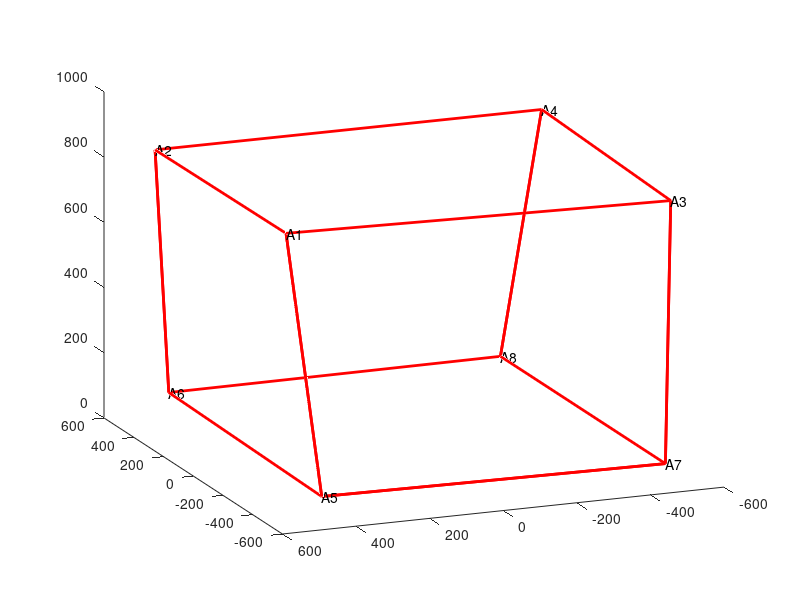

This figure's MATLAB source: (Note: this script raises an error after producing the figure.)
%MITE paper 自适应


close all
clc
clf


P1=[-437.082 524.3283 864.7443]';
P2=[439.7277 525.9461 860.8701]';
P3=[-435.143 -521.906 839.1691]';
P4=[437.8987 -523.83 859.4645]';
P5=[-535.048 466.8895 79.72492]';
P6=[531.9962 451.4305 80.32775]';
P7=[-543.043 -463.811 71.49693]';
P8=[529.0567 -448.63 84.36402]';
PT=[P1'; P2'; P3'; P4'; P5'; P6'; P7'; P8'];
e1=[-130/2,130/2,-130/2]';
e2=[130/2,130/2,-130/2]';
e3=[-130/2,-130/2,-130/2]';
e4=[130/2,-130/2,-130/2]';
e5=[-130/2,130/2,130/2]';
e6=[130/2,130/2,130/2]';
e7=[-130/2,-130/2,130/2]';
e8=[130/2,-130/2,130/2]';
ET=[e1'; e2' ;e3' ;e4' ;e5' ;e6' ;e7' ;e8'];
x1= -pi/180*0;
x2=-pi/180*0;
x3=pi/180*0;
P=[P1 P2 P3 P4 P5 P6 P7 P8];
e=[e1 e2 e3 e4 e5 e6 e7 e8];

RA=[cos(x3)*cos(x2),-sin(x3)*cos(x1)+cos(x3)*sin(x2)*sin(x1),sin(x3)*sin(x1)+cos(x3)*sin(x2)*cos(x1);
    cos(x2)*sin(x3),cos(x1)*cos(x3)+sin(x1)*sin(x2)*sin(x3),-cos(x3)*sin(x1)+cos(x1)*sin(x2)*sin(x3);-sin(x2),cos(x2)*sin(x1),cos(x1)*cos(x2)];


figure(1003)
clf
h = gca;
axis([-600 600 -600 600 0 1000])
set(gca,'nextplot','replacechildren','box','off','color','w','xgrid','off')
hold on;
kx=[P7(1) P8(1) P4(1) P3(1) P7(1) P3(1) P1(1) P5(1) P7(1) P5(1) P1(1) P2(1) P6(1) P8(1) P4(1) P2(1) P6(1) P6(1) P5(1)];
ky=[P7(2) P8(2) P4(2) P3(2) P7(2) P3(2) P1(2) P5(2) P7(2) P5(2) P1(2) P2(2) P6(2) P8(2) P4(2) P2(2) P6(2) P6(2) P5(2)];
kz=[P7(3) P8(3) P4(3) P3(3) P7(3) P3(3) P1(3) P5(3) P7(3) P5(3) P1(3) P2(3) P6(3) P8(3) P4(3) P2(3) P6(3) P6(3) P5(3)];
plot3(kx,ky,kz,'r','linewidth',2);

text(P1(1),P1(2),P1(3),'A1','FontSize',10)
text(P2(1),P2(2),P2(3),'A2','FontSize',10)
text(P3(1),P3(2),P3(3),'A3','FontSize',10)
text(P4(1),P4(2),P4(3),'A4','FontSize',10)
text(P5(1),P5(2),P5(3),'A5','FontSize',10)
text(P6(1),P6(2),P6(3),'A6','FontSize',10)
text(P7(1),P7(2),P7(3),'A7','FontSize',10)
text(P8(1),P8(2),P8(3),'A8','FontSize',10)
%view(-28,20)
view(-112,21)
%set(gcf,'Position',[20 20 1200 1200])
hold on
%%%%%%%%%%%
%  L1=220;L2=80; % 2个障碍物
%  W1=125;W2=80;
%  H1=350;H2=450;
%  obs_pos1=[200 -150 H1/2];obs_pos2=[-150 0 H2/2];
%  obs_list=[L1 W1 H1 obs_pos1;L2 W2 H2 obs_pos2];
%%%%%%%%%%%%%%%%%%%%%
%  L2=80; % 1个障碍物
%  W2=80;
%  H2=450;
%  obs_pos2=[-150 0 H2/2];
%  obs_list=[L2 W2 H2 obs_pos2];
%%%%%%%%%%%%%%%%%%%%%%%%%%%%%%%%%%%%
 L1=220;L2=80; L3=220;% 3个障碍物
 W1=125;W2=80; W3=125;
 H1=350;H2=450;H3=420;
 obs_pos1=[200 -150 H1/2];obs_pos2=[-150 0 H2/2];obs_pos3=[-200 200 H3/2];
 obs_list=[L1 W1 H1 obs_pos1;L2 W2 H2 obs_pos2;L3 W3 H3 obs_pos3];
%%%%%%%%%%%%%%%%%%%%%%%%%%%%%%%%

start_pos=[180 180 300];
[cab1, cab2, cab3, cab4, cab5, cab6, cab7, cab8, cube] = eplot(start_pos);
goal_pos=[-180 -180 380];
E=130;
step_size=40;
dg=50;
ball_radius=80;
count=1;
bg=10;
%%%%%
o_efr=0;
maxCostNode_pos=start_pos;
mostFaiure_pos=start_pos;
%%%%%
[collision,BestDis]=checkDis(start_pos,start_pos,obs_list);
if collision
    %error('起始点不可行')
else
    Tree.nodes(1).pos=start_pos;% 初始位置
    Tree.nodes(1).indPrev=0; %父节点索引
    Tree.nodes(1).dis_cost=0;
    Tree.nodes(1).real_cost=getConHullCost(start_pos');
    Tree.nodes(1).BestDis=BestDis;
    Tree.nodes(1).faiureNum=0;
    Tree.nodes(1).extendNum=0.0001;
    Tree.nodes(1).o_efr=Tree.nodes(1).faiureNum/Tree.nodes(1).extendNum;
end
%%%%%%%%%%%%%%%%
u_z=[0 0 1];
u_new_z=(goal_pos-start_pos)/norm(goal_pos-start_pos);
sita=acos(dot(u_z,u_new_z));
n_v=cross(u_z,u_new_z);
n_v_invert=[0 -n_v(3) n_v(2);n_v(3) 0 -n_v(1); -n_v(2) n_v(1) 0];
I=eye(3);
R1=I+sin(sita)*n_v_invert+(1-cos(sita))*n_v_invert*n_v_invert;



for i=1:3
    
    h(i)=drawCuboid([obs_list(i,4:6) obs_list(i,1:3)]);
    set(h(i), 'linestyle', ':');
    set(h(i), 'facecolor', 'y');
    set(h(i), 'FaceAlpha', 0.7);
    
    
end
plot3(start_pos(1),start_pos(2),start_pos(3),'.','markersize',24,'color',[1 0 1]) % start marker
hold on
plot3(goal_pos(1),goal_pos(2),goal_pos(3),'.g','markersize',24,'color',[0 0.8 0]) % goal marker
hold on

curr_pos=start_pos;
flag=1;
p_all_idx=1;
idx=1;
while norm(curr_pos-goal_pos)>dg
    node_pos=cat(1,Tree.nodes.pos);
    [~,maxCost_idx]=max(cat(1,Tree.nodes.dis_cost));
    [~,mostFaiure_idx]=max(cat(1,Tree.nodes.faiureNum));
    if Tree.nodes(p_all_idx).faiureNum>0 || Tree.nodes(idx).faiureNum>0
        flag=0;
    else
        flag=1;
    end
    %rnd=getRandomPoint(goal_pos, 90,[0.5 0.3 0.2]);
    rnd=AdaptiveSample1(0.5,goal_pos,node_pos,Tree.nodes(maxCost_idx).pos,Tree.nodes(mostFaiure_idx).pos,pi/3,flag,R1);
    %rnd_handle = plot3(rnd(1), rnd(2),rnd(3), 'ko', 'MarkerSize', 4, 'MarkerFaceColor','r');
    %rnd=AdaptiveSample(o_efr,start_pos,goal_pos,Tree.nodes(maxCost_idx).pos,Tree.nodes(mostFaiure_idx).pos,node_pos,R1);
    dist_points = pdist2(node_pos,rnd,'squaredeuclidean');
    [sqDist,idx] = min(dist_points); %临时父节点的位置索引和距离
    %   Bring the node at a distance of epsilon near to the closest node
    nearest_point = node_pos(idx,:); % 最近点坐标
    n_dist = realsqrt(sqDist); %最近点距离
    new_point_u=(rnd - nearest_point)/n_dist; % 生长方向， 指向随机点
    new_point = Tree.nodes(idx).pos + step_size*new_point_u;
    [collision,BestDis]=checkDis(Tree.nodes(idx).pos ,new_point,obs_list);
    %Tree.nodes(idx).faiureNum=0;
    Tree.nodes(idx).extendNum=Tree.nodes(idx).extendNum+1; %拓展次数+1
    if collision || ~isInWorkspace(new_point,250,150,650) || BestDis< bg
        Tree.nodes(idx).faiureNum=Tree.nodes(idx).faiureNum+1;
        continue
    end
    
    all_edge_wt = pdist2(node_pos,new_point,'squaredeuclidean'); % 新节点到所有点的距离,这一步给新节点选一个父节点
    n_node_idx = all_edge_wt < ball_radius & all_edge_wt > 0 ; % 新节点邻居点索引
    n_nodes = find(n_node_idx); %邻居点的索引
    
    n_edge_wt = realsqrt(all_edge_wt(n_node_idx)); % 邻居点到距离
    n_total_cost = n_edge_wt+cat(1,Tree.nodes(n_node_idx).real_cost); %邻居点的全部代价
    [p_cost,p_idx] = min(n_total_cost); % 选取最小的代价 为父节点
    p_all_idx=n_nodes(p_idx); %父节点在树上的索引
    if isempty(n_nodes)
        p_all_idx=idx;
    end
    
    p_new_point_u=(new_point-Tree.nodes(p_all_idx).pos)/norm(new_point-Tree.nodes(p_all_idx).pos); %重新选择父节点之后的方向
    [collision,BestDis]=checkDis(Tree.nodes(p_all_idx).pos ,new_point,obs_list); %重新检查
    Tree.nodes(p_all_idx).extendNum=Tree.nodes(p_all_idx).extendNum+1;%拓展次数+1
    if collision || ~isInWorkspace(new_point,250,150,650) || BestDis< bg
        Tree.nodes(p_all_idx).faiureNum=Tree.nodes(p_all_idx).faiureNum+1;
        continue
    end
    
    count=count+1;
    
    Tree.nodes(count).pos=new_point;% 初始位置
    Tree.nodes(count).indPrev=p_all_idx; %父节点索引
    Tree.nodes(count).dis_cost=Tree.nodes(p_all_idx).dis_cost+step_size;
    Tree.nodes(count).real_cost=getConHullCost(new_point');
    Tree.nodes(count).BestDis=BestDis;
    Tree.nodes(count).faiureNum=0;
    Tree.nodes(count).extendNum=0.0001;
    Tree.nodes(count).o_efr=Tree.nodes(count).faiureNum/Tree.nodes(count).extendNum;
    
    
    l_handle = plot3([Tree.nodes(p_all_idx).pos(1), new_point(1)], [Tree.nodes(p_all_idx).pos(2), new_point(2)], [Tree.nodes(p_all_idx).pos(3), new_point(3)],'b', 'Linewidth', 2);
    p_handle = plot3(new_point(1), new_point(2),new_point(3), 'ko', 'MarkerSize', 4, 'MarkerFaceColor','k');
    %rnd_handle = plot3(rnd(1), rnd(2),rnd(3), 'ko', 'MarkerSize', 4, 'MarkerFaceColor','r');
    hold on
    curr_pos=new_point;
    
    pause(0.1)
    drawnow
    
end
phIndforward=backPathIdx(count,Tree);
phInd=pathSmooth(phIndforward,Tree,obs_list);
zlabel('{\it{z}}-axis[mm]')
ylabel('{\it{y}}-axis[mm]')
xlabel('{\it{x}}-axis[mm]')
set(gca,'YTick',-600:200:600)
set(gca,'XTick',-600:200:600)
set(gca,'FontSize',12);
set(gca,'Fontname','times new Roman')

 for i=1:length(phIndforward)-1
 plot3([Tree.nodes(phIndforward(i)).pos(1)  Tree.nodes(phIndforward(i+1)).pos(1)], [Tree.nodes(phIndforward(i)).pos(2)  Tree.nodes(phIndforward(i+1)).pos(2)],  [Tree.nodes(phIndforward(i)).pos(3)  Tree.nodes(phIndforward(i+1)).pos(3)],'g', 'Linewidth', 4);
 end
 
 for i=1:length(phInd)-1
 plot3([Tree.nodes(phInd(i)).pos(1)  Tree.nodes(phInd(i+1)).pos(1)], [Tree.nodes(phInd(i)).pos(2)  Tree.nodes(phInd(i+1)).pos(2)],  [Tree.nodes(phInd(i)).pos(3)  Tree.nodes(phInd(i+1)).pos(3)],'r', 'Linewidth', 4);
 end


function rand_pos=AdaptiveSample(o_efr,start_pos,goal_pos,maxCostNode_pos,mostFaiure_pos,TreeAllPos,R1) %
r1=rand(1);
if r1>o_efr
    s=(start_pos-goal_pos)/norm(start_pos-goal_pos);
    a=(maxCostNode_pos-goal_pos)/norm(maxCostNode_pos-goal_pos);
    sita=acos(dot(s,a));
    R=norm(maxCostNode_pos-goal_pos);
    
    R=R*power(rand(1),1/3);
    sita1=-sita+2*sita*rand(1);
    sita2=rand(1)*2*pi;
    
    z=R*cos(sita1);
    x=R*sin(sita1)*cos(sita2);
    y=R*sin(sita1)*sin(sita2);
    
    rand_pos=(R1*[x y z]')'+goal_pos;
else
    center_pos=mean(TreeAllPos);
    R=norm(center_pos-mostFaiure_pos)*power(rand(1),1/3);
    
    sita1=pi*rand(1);
    sita2=2*pi*rand(1);
    
    z=R*cos(sita1);
    x=R*sin(sita1)*cos(sita2);
    y=R*sin(sita1)*sin(sita2);
    
    rand_pos=[x y z];
end
end



function rand_pos=AdaptiveSample1(o_efr,goal_pos,TreeAllPos,maxCostNode_pos,mostFaiure_pos,sita,flag,R1) %
r1=rand(1);
if flag
    rand_pos=goal_pos;
else
    
    if r1>o_efr
        R=norm(maxCostNode_pos-goal_pos);
        R=R*power(rand(1),1/3);
        sita1=-sita+2*sita*rand(1);
        sita2=rand(1)*2*pi;
        
        z=R*cos(sita1);
        x=R*sin(sita1)*cos(sita2);
        y=R*sin(sita1)*sin(sita2);
        
        rand_pos=(R1*[x y z]')'+goal_pos;
    else
        center_pos=mean(TreeAllPos);
        %R=norm(center_pos-mostFaiure_pos)*power(rand(1),1/3);
        R=400*power(rand(1),1/3);
        sita1=acos(rand(1)*2-1);
        sita2=2*pi*rand(1);
        
        z=R*cos(sita1);
        x=R*sin(sita1)*cos(sita2);
        y=R*sin(sita1)*sin(sita2);
        
        rand_pos=[x y z]+center_pos;
    end
end
end




function real_cost=getConHullCost(G)
% G 列向量
max_cond=0.0079; min_cond=0.0016;

max_av=2.9587e+07;
min_av=2.6388e+07;
P1=[-437.082 524.3283 864.7443]';
P2=[439.7277 525.9461 860.8701]';       %%
P3=[-435.143 -521.906 839.1691]';        %%
P4=[437.8987 -523.83 859.4645]';         %%
P5=[-535.048 466.8895 79.72492]';        %%
P6=[531.9962 451.4305 80.32775]';         %%
P7=[-543.043 -463.811 71.49693]';         %%
P8=[529.0567 -448.63 84.36402]';

e1=[-130/2,130/2,-130/2]';
e2=[130/2,130/2,-130/2]';
e3=[-130/2,-130/2,-130/2]';
e4=[130/2,-130/2,-130/2]';
e5=[-130/2,130/2,130/2]';
e6=[130/2,130/2,130/2]';
e7=[-130/2,-130/2,130/2]';
e8=[130/2,-130/2,130/2]';

AA=ff2n(8)';
%C1=[];
%C2=[];%Normalized

%G=[x y z]';


W=[0 0 0 0 0 -1*9.8]';

x1=0;
x2=0;
x3=0;

RA=[cos(x3)*cos(x2),-sin(x3)*cos(x1)+cos(x3)*sin(x2)*sin(x1),sin(x3)*sin(x1)+cos(x3)*sin(x2)*cos(x1);
    cos(x2)*sin(x3),cos(x1)*cos(x3)+sin(x1)*sin(x2)*sin(x3),-cos(x3)*sin(x1)+cos(x1)*sin(x2)*sin(x3);-sin(x2),cos(x2)*sin(x1),cos(x1)*cos(x2)];

L1ve=P1-RA*e1-G; %% PONIT B  posion relative to fame KA
L2ve=P2-RA*e2-G;
L3ve=P3-RA*e3-G;
L4ve=P4-RA*e4-G;
L5ve=P5-RA*e5-G;
L6ve=P6-RA*e6-G;
L7ve=P7-RA*e7-G;
L8ve=P8-RA*e8-G;

bxy1p=sqrt((L1ve(1)^2)+(L1ve(2)^2));% length of bxy
bxy2p=sqrt((L2ve(1)^2)+(L2ve(2)^2));
bxy3p=sqrt((L3ve(1)^2)+(L3ve(2)^2));
bxy4p=sqrt((L4ve(1)^2)+(L4ve(2)^2));
bxy5p=sqrt((L5ve(1)^2)+(L5ve(2)^2));
bxy6p=sqrt((L6ve(1)^2)+(L6ve(2)^2));
bxy7p=sqrt((L7ve(1)^2)+(L7ve(2)^2));
bxy8p=sqrt((L8ve(1)^2)+(L8ve(2)^2));



rp=[13,13,13,13,13,13,13,13];

bxy1=bxy1p-rp(1);
bxy2=bxy2p-rp(2);
bxy3=bxy3p-rp(3);
bxy4=bxy4p-rp(4);
bxy5=bxy5p-rp(5);
bxy6=bxy6p-rp(6);
bxy7=bxy7p-rp(7);
bxy8=bxy8p-rp(8);

bz1=L1ve(3);
bz2=L2ve(3);
bz3=L3ve(3);
bz4=L4ve(3);
bz5=L5ve(3);
bz6=L6ve(3);
bz7=L7ve(3);
bz8=L8ve(3);

MB1=sqrt((bxy1^2)+(bz1^2));
MB2=sqrt((bxy2^2)+(bz2^2));
MB3=sqrt((bxy3^2)+(bz3^2));
MB4=sqrt((bxy4^2)+(bz4^2));
MB5=sqrt((bxy5^2)+(bz5^2));
MB6=sqrt((bxy6^2)+(bz6^2));
MB7=sqrt((bxy7^2)+(bz7^2));
MB8=sqrt((bxy8^2)+(bz8^2));

lf(1)=sqrt((MB1^2)-(rp(1)^2));
lf(2)=sqrt((MB2^2)-(rp(2)^2));
lf(3)=sqrt((MB3^2)-(rp(3)^2));
lf(4)=sqrt((MB4^2)-(rp(4)^2));
lf(5)=sqrt((MB5^2)-(rp(5)^2));
lf(6)=sqrt((MB6^2)-(rp(6)^2));
lf(7)=sqrt((MB7^2)-(rp(7)^2));
lf(8)=sqrt((MB8^2)-(rp(8)^2));

beta(1)=acos(lf(1)/sqrt((bxy1^2)+(bz1^2)))+acos(bz1/(sqrt((bxy1^2)+bz1^2)));
beta(2)=acos(lf(2)/sqrt((bxy2^2)+(bz2^2)))+acos(bz2/(sqrt((bxy2^2)+bz2^2)));
beta(3)=acos(lf(3)/sqrt((bxy3^2)+(bz3^2)))+acos(bz3/(sqrt((bxy3^2)+bz3^2)));
beta(4)=acos(lf(4)/sqrt((bxy4^2)+(bz4^2)))+acos(bz4/(sqrt((bxy4^2)+bz4^2)));
beta(5)=acos(lf(5)/sqrt((bxy5^2)+(bz5^2)))+acos(bz5/(sqrt((bxy5^2)+bz5^2)));
beta(6)=acos(lf(6)/sqrt((bxy6^2)+(bz6^2)))+acos(bz6/(sqrt((bxy6^2)+bz6^2)));
beta(7)=acos(lf(7)/sqrt((bxy7^2)+(bz7^2)))+acos(bz7/(sqrt((bxy7^2)+bz7^2)));
beta(8)=acos(lf(8)/sqrt((bxy8^2)+(bz8^2)))+acos(bz8/(sqrt((bxy8^2)+bz8^2)));

% gama(1)=0;
% gama(2)=0;
% gama(3)=0;
% gama(4)=0;
% gama(5)=0;
% gama(6)=0;
% gama(7)=0;
% gama(8)=0;

gama(1)=atan2(L1ve(2),L1ve(1));
gama(2)=atan2(L2ve(2),L2ve(1));
gama(3)=atan2(L3ve(2),L3ve(1));
gama(4)=atan2(L4ve(2),L4ve(1));
gama(5)=atan2(L5ve(2),L5ve(1));
gama(6)=atan2(L6ve(2),L6ve(1));
gama(7)=atan2(L7ve(2),L7ve(1));
gama(8)=atan2(L8ve(2),L8ve(1));

RZ1=[cos(gama(1)) -sin(gama(1)) 0;sin(gama(1)) cos(gama(1)) 0;0 0 1];
RZ2=[cos(gama(2)) -sin(gama(2)) 0;sin(gama(2)) cos(gama(2)) 0;0 0 1];
RZ3=[cos(gama(3)) -sin(gama(3)) 0;sin(gama(3)) cos(gama(3)) 0;0 0 1];
RZ4=[cos(gama(4)) -sin(gama(4)) 0;sin(gama(4)) cos(gama(4)) 0;0 0 1];
RZ5=[cos(gama(5)) -sin(gama(5)) 0;sin(gama(5)) cos(gama(5)) 0;0 0 1];
RZ6=[cos(gama(6)) -sin(gama(6)) 0;sin(gama(6)) cos(gama(6)) 0;0 0 1];
RZ7=[cos(gama(7)) -sin(gama(7)) 0;sin(gama(7)) cos(gama(7)) 0;0 0 1];
RZ8=[cos(gama(8)) -sin(gama(8)) 0;sin(gama(8)) cos(gama(8)) 0;0 0 1];

RY1=[cos(beta(1)) 0 sin(beta(1));0 1 0;-sin(beta(1)) 0 cos(beta(1))];
RY2=[cos(beta(2)) 0 sin(beta(2));0 1 0;-sin(beta(2)) 0 cos(beta(2))];
RY3=[cos(beta(3)) 0 sin(beta(3));0 1 0;-sin(beta(3)) 0 cos(beta(3))];
RY4=[cos(beta(4)) 0 sin(beta(4));0 1 0;-sin(beta(4)) 0 cos(beta(4))];
RY5=[cos(beta(5)) 0 sin(beta(5));0 1 0;-sin(beta(5)) 0 cos(beta(5))];
RY6=[cos(beta(6)) 0 sin(beta(6));0 1 0;-sin(beta(6)) 0 cos(beta(6))];
RY7=[cos(beta(7)) 0 sin(beta(7));0 1 0;-sin(beta(7)) 0 cos(beta(7))];
RY8=[cos(beta(8)) 0 sin(beta(8));0 1 0;-sin(beta(8)) 0 cos(beta(8))];

I=[1 0 0;0 1 0;0 0 1];

c1=P1+RA*(RZ1*((I-RY1)*[13,0,0]'));% real cable outgoing point veter
c2=P2+RA*(RZ2*((I-RY2)*[13,0,0]'));
c3=P3+RA*(RZ3*((I-RY3)*[13,0,0]'));
c4=P4+RA*(RZ4*((I-RY4)*[13,0,0]'));
c5=P5+RA*(RZ5*((I-RY5)*[13,0,0]'));
c6=P6+RA*(RZ6*((I-RY6)*[13,0,0]'));
c7=P7+RA*(RZ7*((I-RY7)*[13,0,0]'));
c8=P8+RA*(RZ8*((I-RY8)*[13,0,0]'));

l1=c1-G-RA*e1;
l2=c2-G-RA*e2;
l3=c3-G-RA*e3;
l4=c4-G-RA*e4;
l5=c5-G-RA*e5;
l6=c6-G-RA*e6;
l7=c7-G-RA*e7;
l8=c8-G-RA*e8;

L1=norm(l1);
L2=norm(l2);
L3=norm(l3);
L4=norm(l4);
L5=norm(l5);
L6=norm(l6);
L7=norm(l7);
L8=norm(l8);

u1=l1/L1;
u2=l2/L2;
u3=l3/L3;
u4=l4/L4;
u5=l5/L5;
u6=l6/L6;
u7=l7/L7;
u8=l8/L8;

M1=cross(RA*e1,u1);
M2=cross(RA*e2,u2);
M3=cross(RA*e3,u3);
M4=cross(RA*e4,u4);
M5=cross(RA*e5,u5);
M6=cross(RA*e6,u6);
M7=cross(RA*e7,u7);
M8=cross(RA*e8,u8);

U=[u1 u2 u3 u4 u5 u6 u7 u8];
M=[M1 M2 M3 M4 M5 M6 M7 M8];
J=[U;M];
JG=[J W];
detaT=100;
di=diag([detaT detaT detaT detaT detaT detaT detaT detaT]);
MW=U*di; % M matrix in paper
A_alpha=MW*AA;
A_alphaT=A_alpha';
[~,av2] = convhull(A_alphaT(:,1),A_alphaT(:,2),A_alphaT(:,3),'Simplify',true);
%C1=[C1;x y z av2];
hullCost=(av2-min_av)/(max_av-min_av);

nJ=J';
con1=cond(nJ);
con1=1/con1;

condCost=(con1-min_cond)/(max_cond-min_cond);
real_cost=hullCost+condCost;
end


function phIndforward=backPathIdx(leafNodes,Tree)
phInd=leafNodes;
phIndex = Tree.nodes(leafNodes).indPrev;
phInd=[phInd phIndex];
while 1
    
    phIndex = Tree.nodes(phIndex).indPrev;    % 沿终点回溯到起点
    if phIndex == 0
        break
    end
    
    phInd=[phInd phIndex];
       
end
 phIndforward=fliplr(phInd);
end
% 
%  for i=1:length(phIndforward)-1
%  plot3([Tree.nodes(phIndforward(i)).pos(1)  Tree.nodes(phIndforward(i+1)).pos(1)], [Tree.nodes(phIndforward(i)).pos(2)  Tree.nodes(phIndforward(i+1)).pos(2)],  [Tree.nodes(phIndforward(i)).pos(3)  Tree.nodes(phIndforward(i+1)).pos(3)],'g', 'Linewidth', 4);
%  end
%  
%  for i=1:length(phInd)-1
%  plot3([Tree.nodes(phInd(i)).pos(1)  Tree.nodes(phInd(i+1)).pos(1)], [Tree.nodes(phInd(i)).pos(2)  Tree.nodes(phInd(i+1)).pos(2)],  [Tree.nodes(phInd(i)).pos(3)  Tree.nodes(phInd(i+1)).pos(3)],'r', 'Linewidth', 4);
%  end

function phInd=pathSmooth(phIndforward,Tree,obs_list)
i=1;
phInd=phIndforward(i);
N=length(phIndforward);
while  i~=N
    j=N;
    while j~=i
        [collision,BestDis]=checkDis(Tree.nodes(phIndforward(i)).pos,Tree.nodes(phIndforward(j)).pos,obs_list);
        if ~collision
            i=j;
            phInd=[phInd phIndforward(i)];
            break
        end
        j=j-1;
        
    end
end


end
        

% 2obstacle view(-146.5,21.6)
